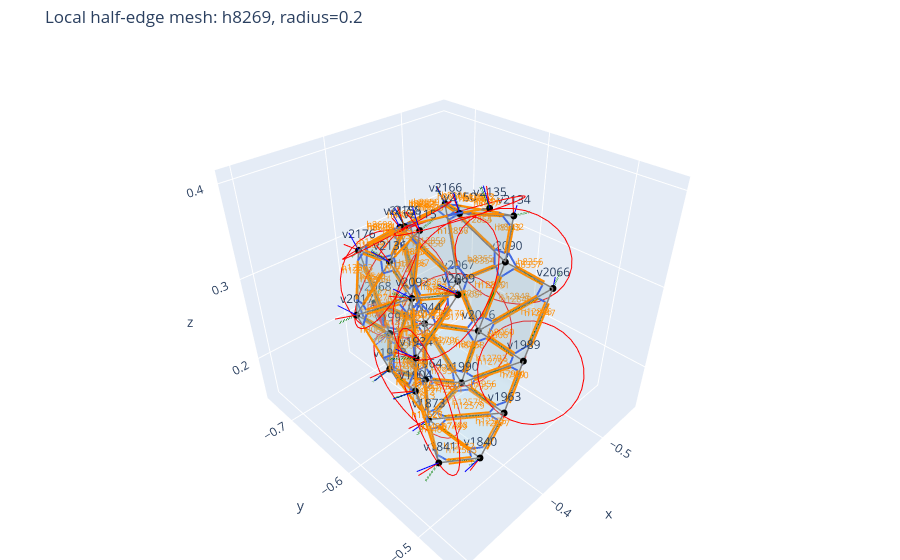

Write notebook code for a chart like this one.
### Code cell
# info: negative y = up
# visualize_halfedge_mesh(
#     output_folder + "projection_fail_9.json",
#     focus_halfedge=12868,
#     radius=0.2,
#     show_next=True,
#     show_opposites=True,
#     draw_halfedges=True,
#     show_splats=False,
#     show_mesh=True
# )

visualize_halfedge_mesh(
    output_folder + "boundary_points.json",
    focus_halfedge=8269,
    radius=0.2,
    show_next=True,
    show_opposites=True,
    draw_halfedges=True,
    show_splats=True,
    show_mesh=True
)
